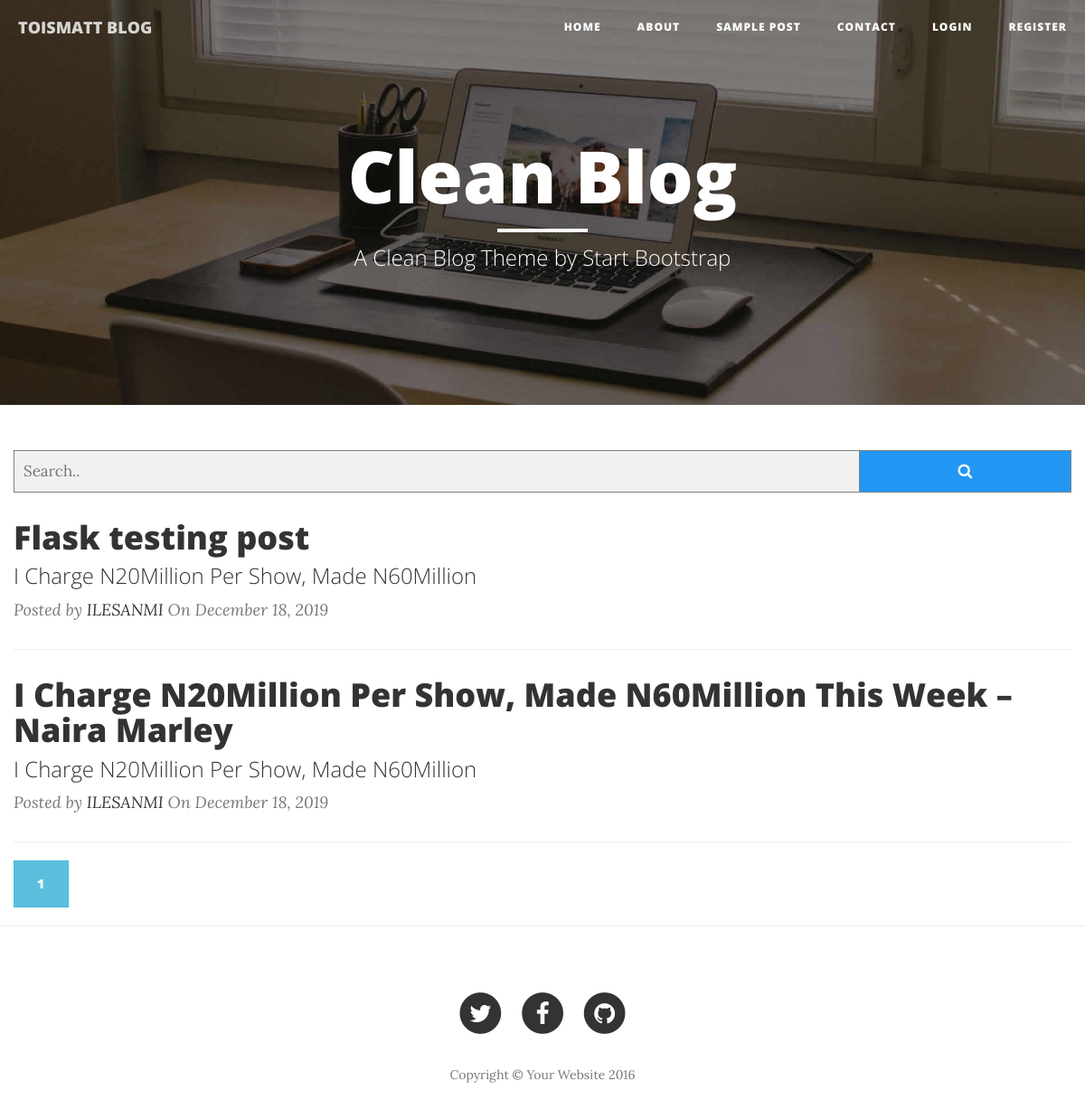
The page /home on the database its author committed.
### temiblog.py (models this page shows)
class BlogPost(db.Model,UserMixin):
       __tablename__ = 'bloggingposts'
       __searchable__  = ['author','title','sub_title','content'] # indexed fields
       __analyzer__ = StemmingAnalyzer()
       id = db.Column(db.Integer,primary_key=True)
       author = db.Column(db.String(255))
       title = db.Column(db.String(255))
       sub_title = db.Column(db.String(255))
       content = db.Column(db.Text)
       blog_pix =db.Column(db.String(200))
       author_id = db.Column(db.Integer)
       total_view = db.Column(db.BigInteger,default=0)
       today=db.Column(db.DateTime, nullable=False, default=datetime.utcnow)

### temiblog.py (the view)
@app.route('/')
@app.route('/home')
def index():
   page = request.args.get('page', 1, type = int)
   posts = BlogPost.query.order_by(BlogPost.today.desc()).paginate(page=page, per_page=5)
   return render_template('index.html',posts=posts)

### templates/index.html (shortened to what this page needs)
<!DOCTYPE html>
<html lang="en">
<head>
    <link href="static/vendor/bootstrap/css/bootstrap.min.css" rel="stylesheet">
    <link href="static/css/clean-blog.min.css" rel="stylesheet">
    <link href="static/vendor/font-awesome/css/font-awesome.min.css" rel="stylesheet" type="text/css">
</head>
<body>
    <nav class="navbar navbar-default navbar-custom navbar-fixed-top">
        <div class="container-fluid">
            <div class="navbar-header page-scroll">
                <a class="navbar-brand" href="/">TOISMATT BLOG</a>
            </div>
            <div class="collapse navbar-collapse" id="bs-example-navbar-collapse-1">
                <ul class="nav navbar-nav navbar-right">
                    <li>
                        <a href="/">Home</a>
                    </li>
                    <li>
                        <a href="/about">About</a>
                    </li>
                    <li>
                        <a href="/post">Sample Post</a>
                    </li>
                    <li>
                        <a href="/contact">Contact</a>
                    </li>
                    <li>
                        <a href="/login">Login</a>
                    </li>
                    <li>
                        <a href="/register">Register</a>
                    </li>
                </ul>
            </div>
        </div>
    </nav>
    <header class="intro-header" style="background-image: url('static/img/home-bg.jpg')">
        <div class="container">
            <div class="row">
                <div class="col-lg-8 col-lg-offset-2 col-md-10 col-md-offset-1">
                    <div class="site-heading">
                        <h1>Clean Blog</h1>
                        <hr class="small">
                        <span class="subheading">A Clean Blog Theme by Start Bootstrap</span>
                    </div>
                </div>
            </div>
        </div>
    </header>
    <div class="container">
        <div class="row">
<form class="example" method="GET" action="searching">
        <input type="text" placeholder="Search.." name="query">
        <button type="submit"><i class="fa fa-search"></i></button>
      </form>
            <div class="col-lg-8 col-lg-offset-2 col-md-10 col-md-offset-1">
    </div>
            {% for post in posts.items %}
                <div class="post-preview">
                    <a href="{{url_for('post',id=post.id)}}">
                        <h2 class="post-title">
                            {{post.title}}
                        </h2>
                        <h3 class="post-subtitle">
                            {{post.sub_title}}
                        </h3>
                    </a>
                    <p class="post-meta">Posted by <a href="{{url_for('useradminprofile', id=post.author_id)}}">{{post.author}}</a> On {{post.today.strftime('%B %d, %Y') }} </p>
                </div>
                <hr>
            {% endfor %}
                {% for page_num in posts.iter_pages(left_edge=1, right_edge=1, left_current=1, right_current=2) %}
                {% if page_num %}
                {% if posts.page==page_num %}
                <a  class="btn btn-info mb-4" href="{{url_for('index', page=page_num)}}">{{page_num}}</a>
                {%else%}
                <a  class="btn btn-outline-info mb-4" href="{{url_for('index', page=page_num)}}">{{page_num}}</a>
                {%endif%}
                {% else %}
                ...
                {% endif %}
                {% endfor %}
            </div>
        </div>
    <hr>
    <footer>
        <div class="container">
            <div class="row">
                <div class="col-lg-8 col-lg-offset-2 col-md-10 col-md-offset-1">
                    <ul class="list-inline text-center">
                        <li>
                            <a href="#">
                                <span class="fa-stack fa-lg">
                                    <i class="fa fa-circle fa-stack-2x"></i>
                                    <i class="fa fa-twitter fa-stack-1x fa-inverse"></i>
                                </span>
                            </a>
                        </li>
                        <li>
                            <a href="#">
                                <span class="fa-stack fa-lg">
                                    <i class="fa fa-circle fa-stack-2x"></i>
                                    <i class="fa fa-facebook fa-stack-1x fa-inverse"></i>
                                </span>
                            </a>
                        </li>
                        <li>
                            <a href="#">
                                <span class="fa-stack fa-lg">
                                    <i class="fa fa-circle fa-stack-2x"></i>
                                    <i class="fa fa-github fa-stack-1x fa-inverse"></i>
                                </span>
                            </a>
                        </li>
                    </ul>
                    <p class="copyright text-muted">Copyright &copy; Your Website 2016</p>
                </div>
            </div>
        </div>
    </footer>
</body>
</html>

### templates/index.html (style rules this page uses)
* { box-sizing: border-box; }
form.example input[type=text] { padding: 10px; font-size: 17px; border: 1px solid grey; float: left; width: 80%; background: #f1f1f1; }
form.example button { float: left; width: 20%; padding: 10px; background: #2196F3; color: white; font-size: 17px; border: 1px solid grey; border-left: none; cursor: pointer; }
form.example::after { content: ""; clear: both; display: table; }

### rows shown on the page
BlogPost: title "Flask testing post", sub_title "I Charge N20Million Per Show, Made N60Million", author "ILESANMI", today "December 18, 2019"
BlogPost: title "I Charge N20Million Per Show, Made N60Million This Week – Naira Marley", sub_title "I Charge N20Million Per Show, Made N60Million", author "ILESANMI", today "December 18, 2019"

### other values the page prints
{{ page_num }} "1"
